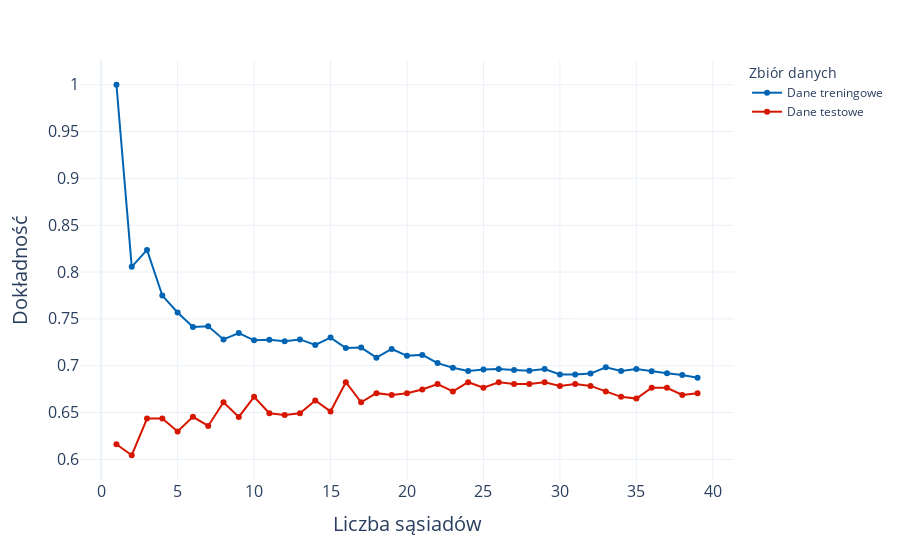

Notebook cell for this chart:
### Code cell
train_test_plot(k_values, ma_knn_train, ma_knn_test, "Liczba sąsiadów", "liczba_sasiadow6")

### Figure 1 — Plotly figure (JSON) as saved in the notebook; plotly's stock layout.template omitted (floating-point values rounded to 4 significant figures)
{"data": [{"hovertemplate": "Zbiór danych=Dane treningowe<br>depth=%{x}<br>value=%{y}<extra></extra>", "legendgroup": "Dane treningowe", "line": {"color": "#0064B2", "dash": "solid", "shape": "linear"}, "marker": {"symbol": "circle"}, "mode": "markers+lines", "name": "Dane treningowe", "orientation": "v", "showlegend": true, "type": "scatter", "x": [1, 2, 3, 4, 5, 6, 7, 8, 9, 10, 11, 12, 13, 14, 15, 16, 17, 18, 19, 20, 21, 22, 23, 24, 25, 26, 27, 28, 29, 30, 31, 32, 33, 34, 35, 36, 37, 38, 39], "xaxis": "x", "y": [1, 0.8056, 0.8236, 0.7748, 0.7568, 0.7412, 0.7422, 0.7281, 0.7349, 0.7271, 0.7276, 0.7261, 0.7281, 0.7222, 0.73, 0.7188, 0.7193, 0.7086, 0.7178, 0.7105, 0.7115, 0.7027, 0.6979, 0.6945, 0.6959, 0.6964, 0.6954, 0.6945, 0.6964, 0.6905, 0.6905, 0.6915, 0.6984, 0.6944, 0.6964, 0.6939, 0.692, 0.6901, 0.6871], "yaxis": "y"}, {"hovertemplate": "Zbiór danych=Dane testowe<br>depth=%{x}<br>value=%{y}<extra></extra>", "legendgroup": "Dane testowe", "line": {"color": "#D61600", "dash": "solid", "shape": "linear"}, "marker": {"symbol": "circle"}, "mode": "markers+lines", "name": "Dane testowe", "orientation": "v", "showlegend": true, "type": "scatter", "x": [1, 2, 3, 4, 5, 6, 7, 8, 9, 10, 11, 12, 13, 14, 15, 16, 17, 18, 19, 20, 21, 22, 23, 24, 25, 26, 27, 28, 29, 30, 31, 32, 33, 34, 35, 36, 37, 38, 39], "xaxis": "x", "y": [0.616, 0.6044, 0.6435, 0.6435, 0.6297, 0.6454, 0.6356, 0.6609, 0.6453, 0.6667, 0.6492, 0.6473, 0.6492, 0.6628, 0.6512, 0.6824, 0.6609, 0.6707, 0.6687, 0.6707, 0.6745, 0.6804, 0.6725, 0.6824, 0.6764, 0.6823, 0.6804, 0.6804, 0.6823, 0.6784, 0.6804, 0.6784, 0.6726, 0.6668, 0.6648, 0.6765, 0.6765, 0.6687, 0.6706], "yaxis": "y"}], "layout": {"legend": {"title": {"text": "Zbiór danych"}, "tracegroupgap": 0}, "margin": {"t": 60}, "showlegend": true, "xaxis": {"anchor": "y", "domain": [0, 1], "tickfont": {"size": 16}, "title": {"font": {"size": 20}, "text": "Liczba sąsiadów"}}, "yaxis": {"anchor": "x", "domain": [0, 1], "tickfont": {"size": 16}, "title": {"font": {"size": 20}, "text": "Dokładność"}}}}
